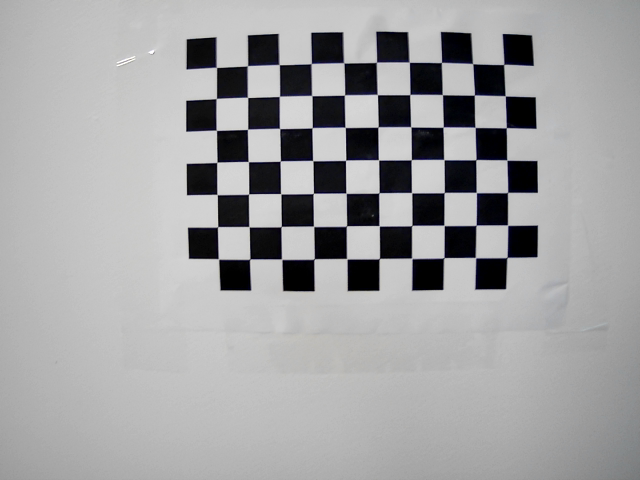
#> input picture partB/calib_images/cb_000.png, 640 x 480 px; its folder holds only this picture in this run
$ python batchUndistort.py --in_glob calib_images/cb_000.png
#> lines starting #> are read from the running program, lines starting #| are printed output that depends on the picture
# batch_undistort.py
import cv2 as cv, numpy as np, glob, os, argparse
from pathlib import Path

ap = argparse.ArgumentParser()
ap.add_argument("--params", default="calib_out/intrinsics.npz")
ap.add_argument("--in_glob", default="calib_images/*.png")
ap.add_argument("--out_dir", default="calib_out/undistorted")
ap.add_argument("--alpha", type=float, default=0.0)
args = ap.parse_args()

data = np.load(args.params); K, dist = data["K"], data["dist"]
#> (reads partB/calib_out/intrinsics.npz from the repository)
files = sorted(glob.glob(args.in_glob))
Path(args.out_dir).mkdir(parents=True, exist_ok=True)

for f in files:
    img = cv.imread(f); h, w = img.shape[:2]
#> further down, img is the input picture: shape (480, 640, 3); mean B, G, R 162.7, 161.7, 161.6
#> after `h, w = img.shape[:2]`: h = 480; w = 640
    newK, roi = cv.getOptimalNewCameraMatrix(K, dist, (w,h), args.alpha, (w,h))
#> roi = (0, 0, 639, 479)
    und = cv.undistort(img, K, dist, None, newK)
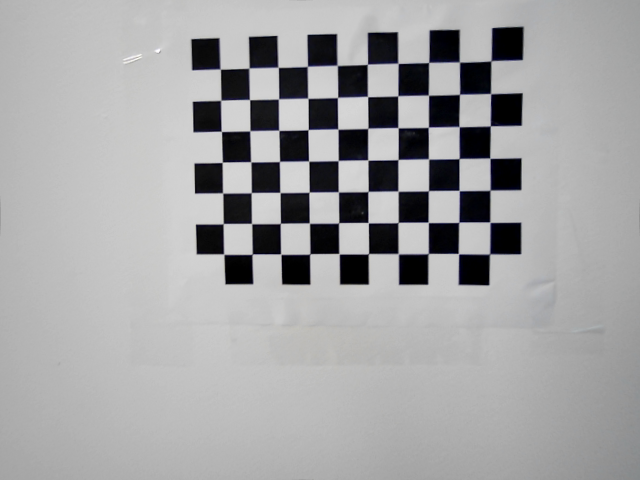
#> und: shape (480, 640, 3); mean B, G, R 164.4, 163.4, 163.4
    x,y,ww,hh = roi
#> x = 0; y = 0; ww = 639; hh = 479
    if ww>0 and hh>0: und = und[y:y+hh, x:x+ww]
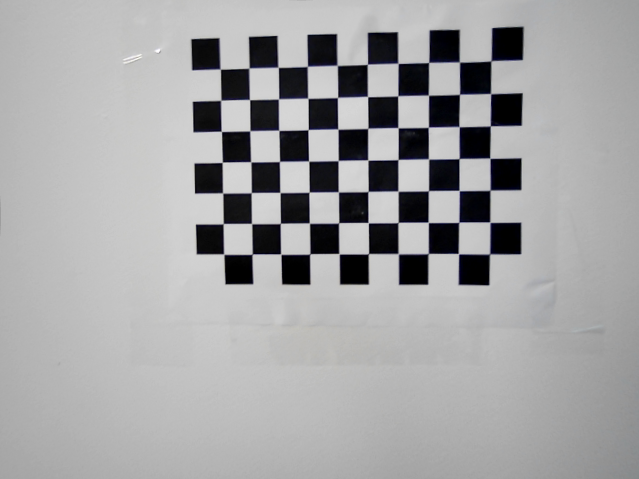
#> und: shape (479, 639, 3); mean B, G, R 164.4, 163.4, 163.4
    out = os.path.join(args.out_dir, Path(f).stem + "_undist.png")
    cv.imwrite(out, und); print("[saved]", out)
#| [saved] calib_out/undistorted/cb_000_undist.png
